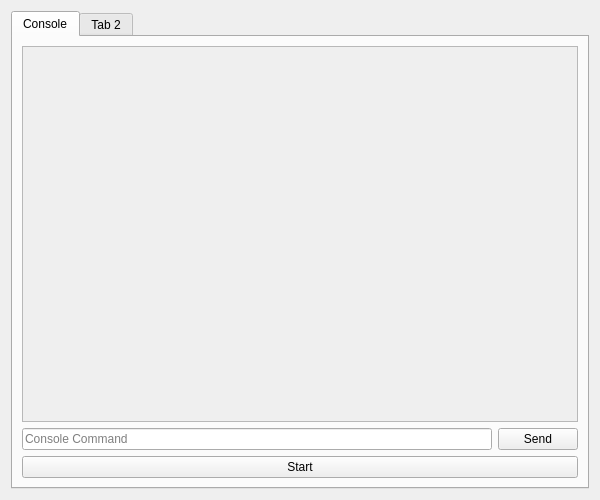
<?xml version="1.0" encoding="UTF-8"?>
<ui version="4.0">
 <class>MainWindow</class>
 <widget class="QWidget" name="MainWindow">
  <property name="geometry">
   <rect>
    <x>0</x>
    <y>0</y>
    <width>600</width>
    <height>500</height>
   </rect>
  </property>
  <property name="minimumSize">
   <size>
    <width>400</width>
    <height>300</height>
   </size>
  </property>
  <property name="windowTitle">
   <string>Form</string>
  </property>
  <layout class="QVBoxLayout" name="verticalLayout">
   <item>
    <widget class="QTabWidget" name="tabWidget">
     <property name="currentIndex">
      <number>0</number>
     </property>
     <widget class="QWidget" name="tab">
      <attribute name="title">
       <string>Console</string>
      </attribute>
      <layout class="QVBoxLayout" name="verticalLayout_2">
       <item>
        <widget class="QScrollArea" name="console_output">
         <property name="widgetResizable">
          <bool>true</bool>
         </property>
         <widget class="QWidget" name="scrollAreaWidgetContents">
          <property name="geometry">
           <rect>
            <x>0</x>
            <y>0</y>
            <width>556</width>
            <height>376</height>
           </rect>
          </property>
         </widget>
        </widget>
       </item>
       <item>
        <layout class="QHBoxLayout" name="horizontalLayout">
         <item>
          <widget class="QLineEdit" name="command_line">
           <property name="text">
            <string/>
           </property>
           <property name="placeholderText">
            <string>Console Command</string>
           </property>
          </widget>
         </item>
         <item>
          <widget class="QPushButton" name="send_button">
           <property name="text">
            <string>Send</string>
           </property>
          </widget>
         </item>
        </layout>
       </item>
       <item>
        <widget class="QPushButton" name="start_button">
         <property name="text">
          <string>Start</string>
         </property>
        </widget>
       </item>
      </layout>
     </widget>
     <widget class="QWidget" name="tab_2">
      <attribute name="title">
       <string>Tab 2</string>
      </attribute>
      <layout class="QVBoxLayout" name="verticalLayout_3"/>
     </widget>
    </widget>
   </item>
  </layout>
 </widget>
 <resources/>
 <connections/>
</ui>
